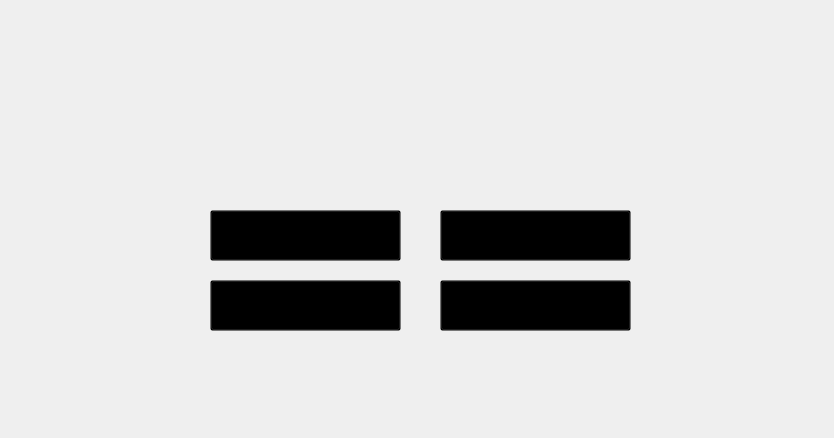
<?xml version="1.0" encoding="UTF-8"?>
<ui version="4.0">
 <class>MainWindow</class>
 <widget class="QMainWindow" name="MainWindow">
  <property name="geometry">
   <rect>
    <x>0</x>
    <y>0</y>
    <width>834</width>
    <height>438</height>
   </rect>
  </property>
  <property name="windowTitle">
   <string>Montanari Games</string>
  </property>
  <widget class="QWidget" name="centralwidget">
   <widget class="QLabel" name="label">
    <property name="geometry">
     <rect>
      <x>0</x>
      <y>0</y>
      <width>841</width>
      <height>441</height>
     </rect>
    </property>
    <property name="text">
     <string/>
    </property>
    <property name="pixmap">
     <pixmap>../imagens/tela_home.png</pixmap>
    </property>
    <property name="scaledContents">
     <bool>true</bool>
    </property>
   </widget>
   <widget class="QPushButton" name="Button_velha">
    <property name="geometry">
     <rect>
      <x>210</x>
      <y>210</y>
      <width>191</width>
      <height>51</height>
     </rect>
    </property>
    <property name="cursor">
     <cursorShape>PointingHandCursor</cursorShape>
    </property>
    <property name="styleSheet">
     <string notr="true">background-color:rgba(0, 0, 0, 0);</string>
    </property>
    <property name="text">
     <string/>
    </property>
   </widget>
   <widget class="QPushButton" name="Button_forca">
    <property name="geometry">
     <rect>
      <x>210</x>
      <y>280</y>
      <width>191</width>
      <height>51</height>
     </rect>
    </property>
    <property name="cursor">
     <cursorShape>PointingHandCursor</cursorShape>
    </property>
    <property name="styleSheet">
     <string notr="true">background-color:rgba(0, 0, 0, 0);</string>
    </property>
    <property name="text">
     <string/>
    </property>
   </widget>
   <widget class="QPushButton" name="Button_jokenpo">
    <property name="geometry">
     <rect>
      <x>440</x>
      <y>210</y>
      <width>191</width>
      <height>51</height>
     </rect>
    </property>
    <property name="cursor">
     <cursorShape>PointingHandCursor</cursorShape>
    </property>
    <property name="styleSheet">
     <string notr="true">background-color:rgba(0, 0, 0, 0);</string>
    </property>
    <property name="text">
     <string/>
    </property>
   </widget>
   <widget class="QPushButton" name="Button_memoria">
    <property name="geometry">
     <rect>
      <x>440</x>
      <y>280</y>
      <width>191</width>
      <height>51</height>
     </rect>
    </property>
    <property name="cursor">
     <cursorShape>PointingHandCursor</cursorShape>
    </property>
    <property name="styleSheet">
     <string notr="true">background-color:rgba(0, 0, 0, 0);</string>
    </property>
    <property name="text">
     <string/>
    </property>
   </widget>
  </widget>
 </widget>
 <resources/>
 <connections/>
</ui>
